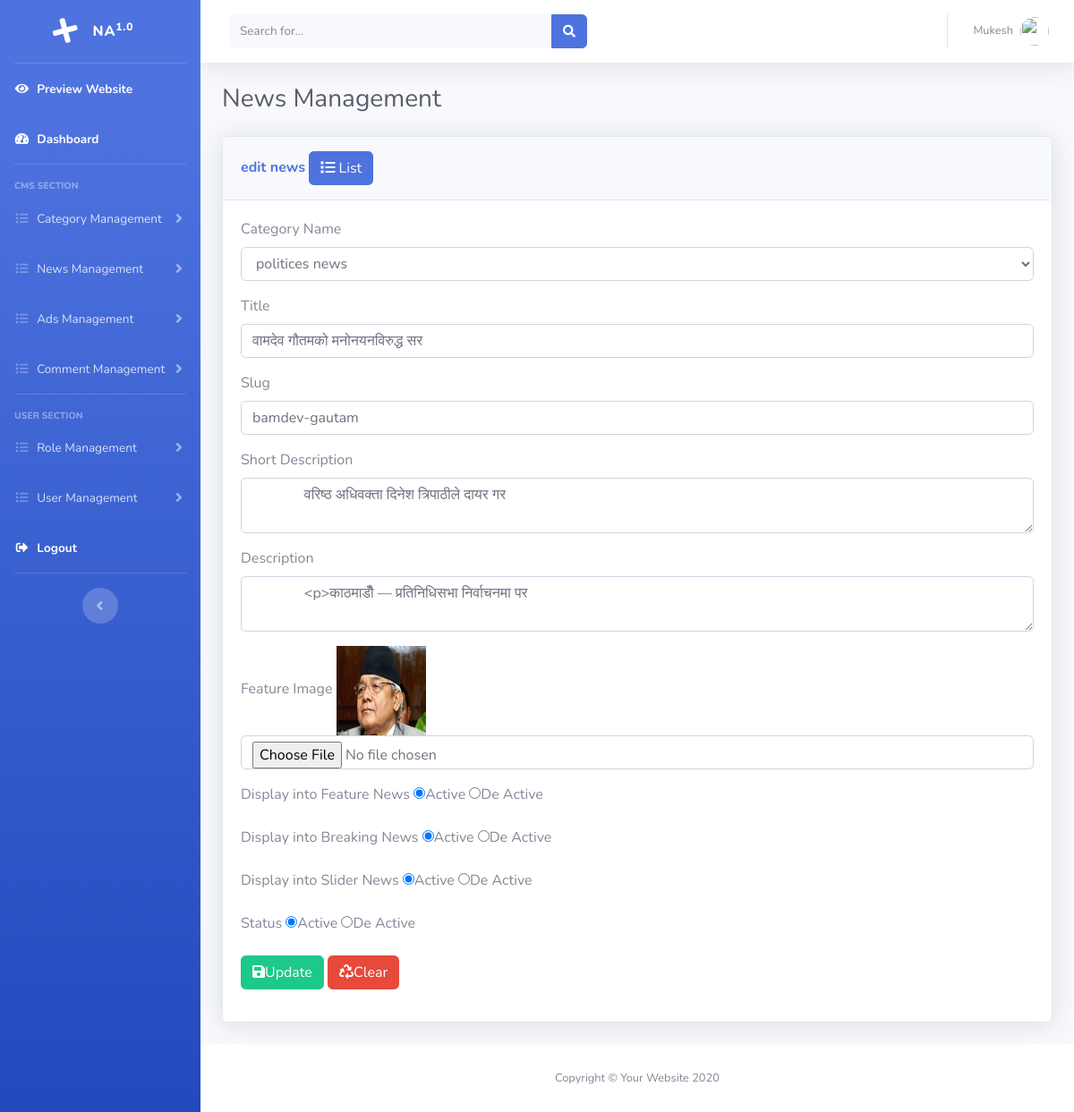
Screenshot of /admin/edit_news.php?id=2 (signed in) with the database file from the repository.
### tables this page shows
CREATE TABLE `tbl_news` (
  `id` int(11) NOT NULL,
  `category_id` int(11) NOT NULL,
  `title` varchar(30) NOT NULL,
  `slug` varchar(30) NOT NULL,
  `feature_image` varchar(40) NOT NULL,
  `short_description` varchar(40) NOT NULL,
  `description` varchar(40) NOT NULL,
  `feature_key` tinyint(1) DEFAULT NULL,
  `breaking_key` tinyint(1) DEFAULT NULL,
  `slider_key` tinyint(1) DEFAULT NULL,
  `status` enum('0','1') NOT NULL,
  `created_by` int(11) NOT NULL,
  `updated_by` int(11) DEFAULT NULL,
  `created_at` date NOT NULL,
  `updated_at` date DEFAULT NULL,
  `view_counts` int(11) NOT NULL
);

### admin/object.php (called while the page is built, shortened)
<?php
require_once "libs/news.class.php";
$news = new news();
?>

### admin/libs/news.class.php (called while the page is built, shortened)
<?php
require_once "common.class.php";
class news extends common{
	protected $id,$category_id,$title,$slug,$feature_image,$short_description,$description,$feature_key,$breaking_key,$slider_key,$status,$created_by,$updated_by,$created_at,$updated_at;
	function getNewsById(){
		$sql = "select * from tbl_news where id='$this->id'";
		return $this->select($sql);
	}
	function getCategoryNameAndId(){
        $sql = "select id,name from tbl_categories order by name asc";
		return $this->select($sql);
	}
}
?>

### admin/libs/common.class.php (called while the page is built, shortened)
<?php
abstract class common{
    protected $connection;
	function connect(){
		$this->connection = new mysqli('localhost','root','','news_capsule');
	}
	function select($query){
		$result = $this->connection->query($query);
		$data = [];
		if ($result->num_rows > 0 ){
			while ($d = $result->fetch_object()){
				array_push($data,$d);
			}
		}
		return $data;
	}
}
?>

### admin/edit_news.php (the view, shortened to what this page needs)
<?php
require_once "header.php";
$categoryList = $news->getCategoryNameAndId();
if (isset($_GET['id'])){
	$news->set('id',$_GET['id']);
	$data = $news->getNewsById();
} else{
  header('location:list_news.php');
}
?>
<h1 class="h3 mb-4 text-gray-800">News Management</h1>
<div class="row">
	<div class="col-lg-12">
		<div class="card shadow mb-4">
			<div class="card-header py-3">
				<h6 class="m-0 font-weight-bold text-primary">edit news
          <a href="list_news.php" class="btn btn-primary"><i class="fas fa-list"></i> List</a>
        </h6>
			</div>
			<div class="card-body">
				<form class="" action="<?php echo $_SERVER['PHP_SELF'] ?>?id=<?php echo $_GET['id'] ?>" method="post" id="insertForm" enctype="multipart/form-data">
          <div class="form-group">
            <label for="name">Category Name</label>
            <select name="category_id" class="form-control" id="category_id" >
              <?php foreach ($categoryList as $cl){
                if ($cl->id==$data[0]->category_id){
                  ?>
                   <option value="<?php echo $cl->id ?>" selected="true"><?php echo $cl->name ?></option>
                  <?php } else{ ?>
                       <option value="<?php echo $cl->id ?>"><?php echo $cl->name ?></option>
                      <?php   } ?>
              <?php } ?>
            </select>
          </div>
					<div class="form-group">
						<label for="title">Title</label>
						<input type="text" name="title" class="form-control" id="title" value="<?php echo $data[0]->title ?>">
					</div>
					<div class="form-group">
						<label for="slug">Slug</label>
						<input type="text" name="slug" class="form-control" id="slug" value="<?php echo $data[0]->slug ?>">
					</div>
          <div class="form-group">
            <label for="description">Short Description</label>
            <textarea id="short_description" name="short_description"  class="form-control">
              <?php echo $data[0]->short_description ?>
            </textarea>
          </div>
          <div class="form-group">
            <label for="description">Description</label>
            <textarea id="description" name="description" class="form-control">
              <?php echo $data[0]->description ?>
            </textarea>
          </div>
					<div class="form-group">
						<label for="feature_image">Feature Image</label>
            <img src="images/<?php echo $data[0]->feature_image ?>" height="100px" width="100px">
						<input type="file" name="feature_image" class="form-control" id="feature_image" >
					</div>
          <div class="form-group">
            <label for="deactive">Display into Feature News</label>
		    <?php if ($data[0]->feature_key==1){ ?>
             <input type="radio" name="feature_key" id="active" value="1" checked="checked">Active
            <input type="radio" name="feature_key" id="deactive" value="0">De Active
            <?php } else { ?>
             <input type="radio" name="feature_key" id="active" value="1">Active
            <input type="radio" name="feature_key" id="deactive" value="0" checked="checked">De Active
             <?php } ?>
          </div>
          <div class="form-group">
            <label for="deactive">Display into Breaking News</label>
            <?php if ($data[0]->breaking_key==1){ ?>
            <input type="radio" name="breaking_key" id="active" value="1" checked="checked">Active
            <input type="radio" name="breaking_key" id="deactive" value="0">De Active
            <?php } else { ?>
            <input type="radio" name="breaking_key" id="active" value="1">Active
            <input type="radio" name="breaking_key" id="deactive" value="0" checked="checked">De Active
             <?php } ?>
          </div>
          <div class="form-group">
            <label for="deactive">Display into Slider News</label>
            <?php if ($data[0]->slider_key==1){ ?>
            <input type="radio" name="slider_key" id="active" value="1" checked="checked">Active
            <input type="radio" name="slider_key" id="deactive" value="0">De Active
            <?php } else { ?>
            <input type="radio" name="slider_key" id="active" value="1">Active
            <input type="radio" name="slider_key" id="deactive" value="0" checked="checked">De Active
            <?php } ?>
        </div>
		<div class="form-group">
			<label for="deactive">Status</label>
			<?php if ($data[0]->status==1){ ?>
			<input type="radio" name="status" id="active" value="1" checked="checked">Active
			<input type="radio" name="status" id="deactive" value="0" >De Active
			<?php } else { ?>
			<input type="radio" name="status" id="active" value="1">Active
			<input type="radio" name="status" id="deactive" value="0" checked="checked">De Active
			<?php } ?>
		</div>
					<div class="form-group">
						<button type="submit" class="btn btn-success" name="btnSave"> <i class="fas fa-save"></i>Update</button>
						<button type="reset" class="btn btn-danger"> <i class="fas fa-recycle"></i>Clear</button>
					</div>
				</form>
			</div>
		</div>
	</div>
</div>
<?php require_once "footer.php"; ?>

### admin/css/custom.css (style rules this page uses)
.form-control { width: 100%; }

### rows the page displays
tbl_news: title "वामदेव गौतमको मनोनयनविरुद्ध सर", slug "bamdev-gautam", short_description "वरिष्ठ अधिवक्ता दिनेश त्रिपाठीले दायर गर", description "<p>काठमाडौँ — प्रतिनिधिसभा निर्वाचनमा पर", feature_image (picture)

### other values shown
$_SESSION['name'] "Mukesh"
form field category_id "politices news"
